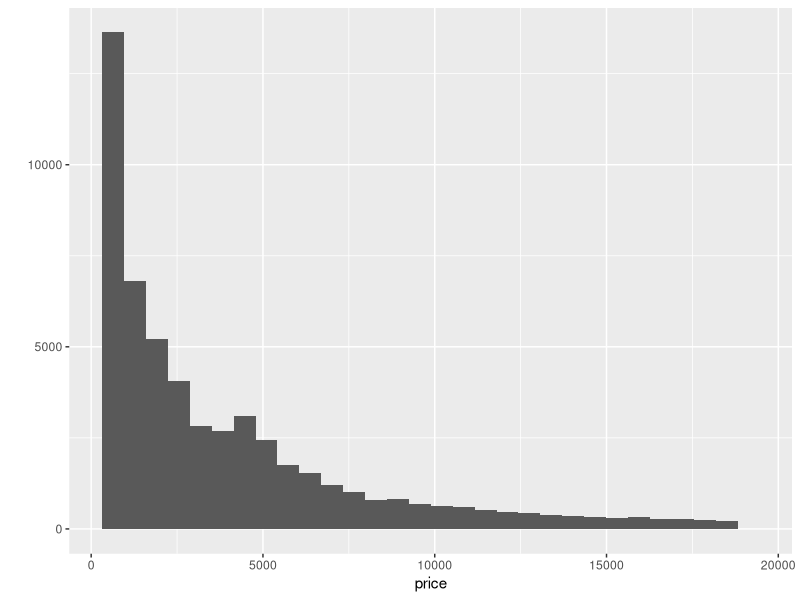
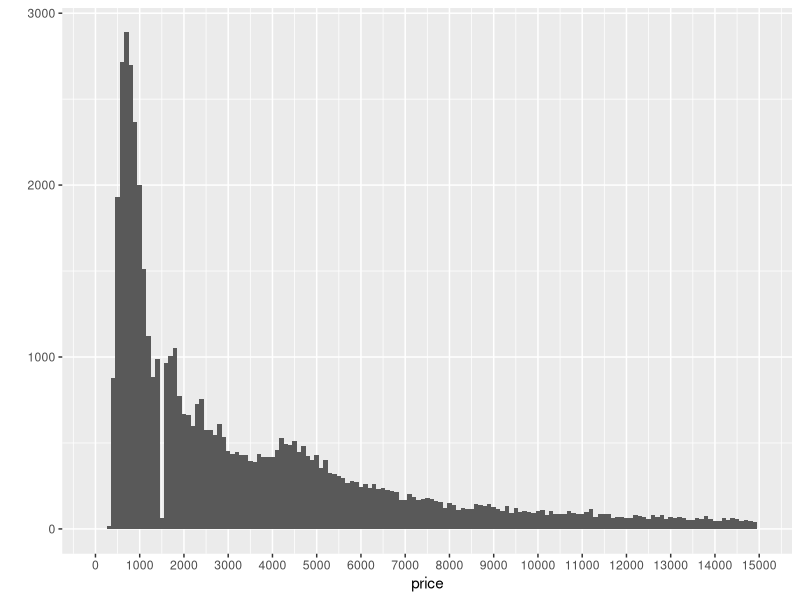
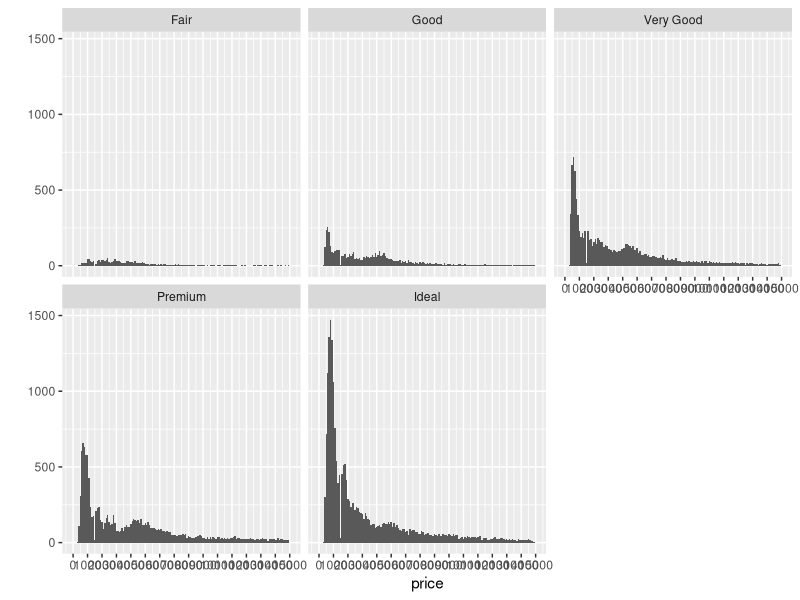
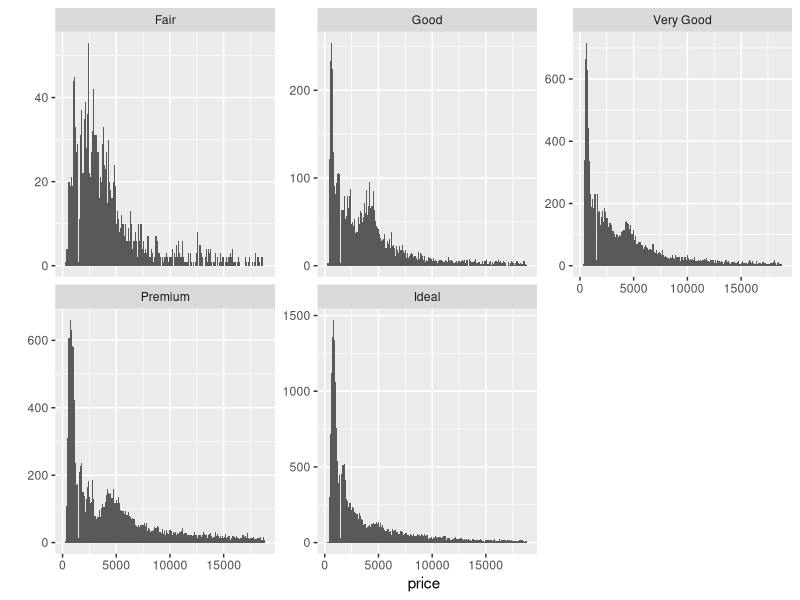
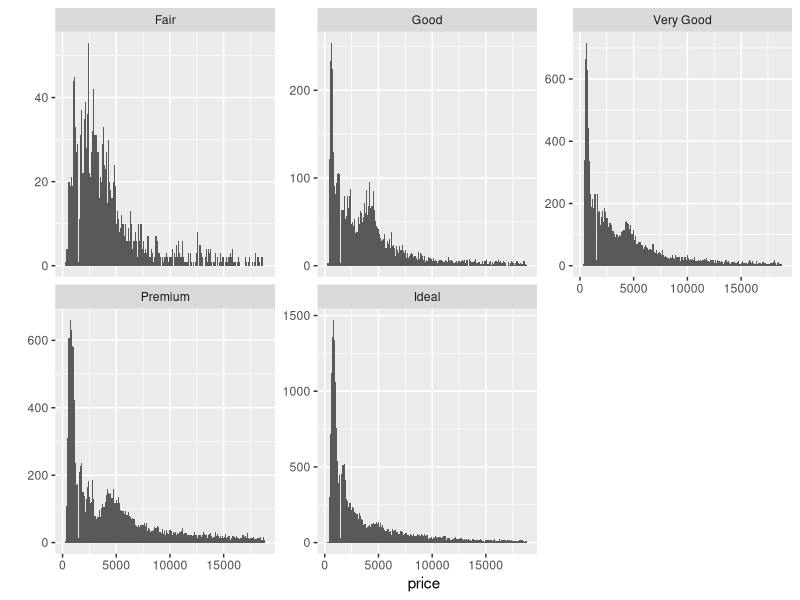
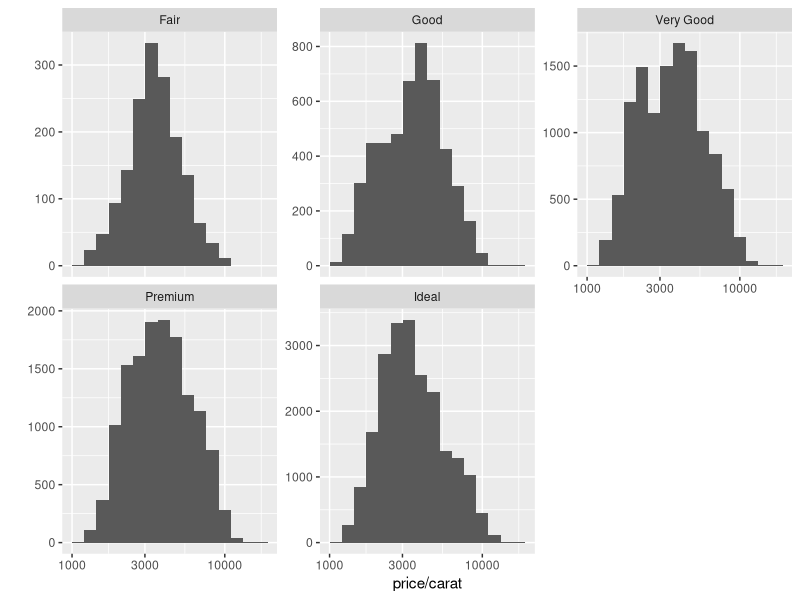
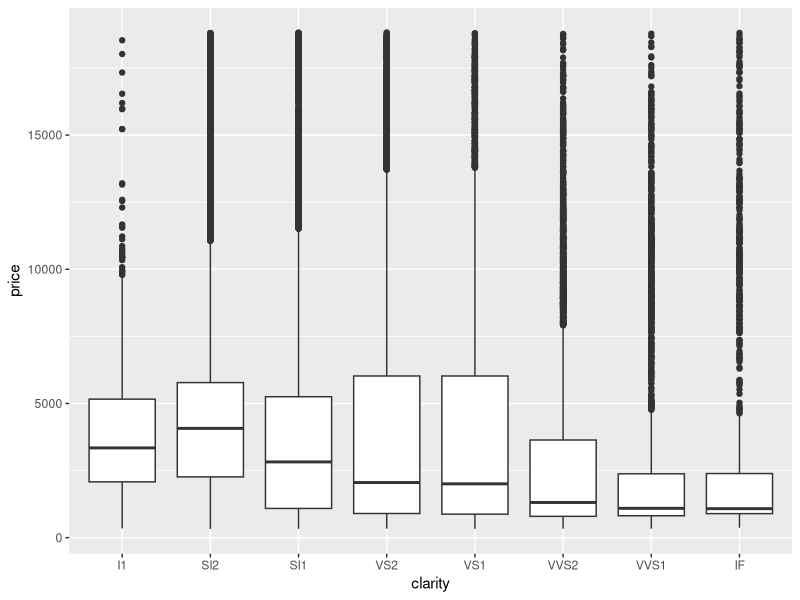
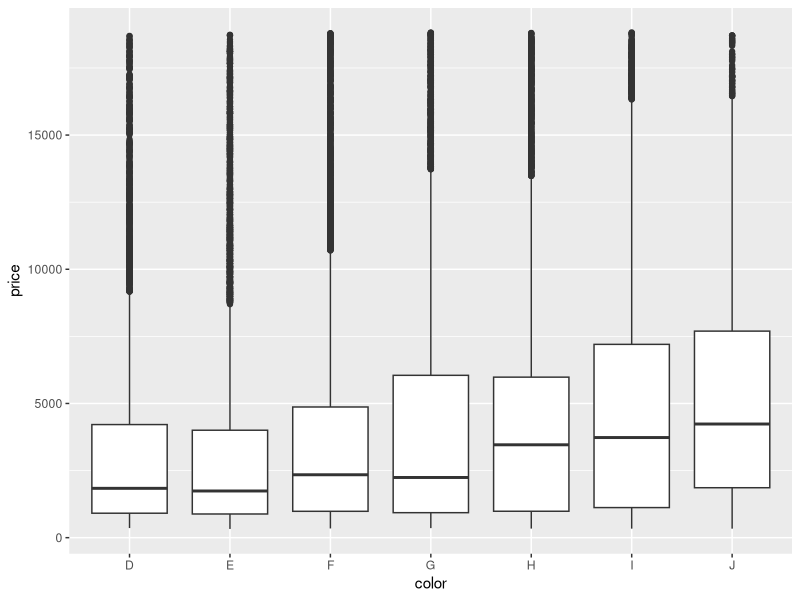

These figures' R source, in order:
library(ggplot2) #must load the ggplot package first
data(diamonds) #loads the diamonds data set since it comes with the ggplot package

summary(diamonds)

diamonds$color

?diamonds

qplot(x = price, data = diamonds)

sum(diamonds$price < 500)
sum(diamonds$price < 250)
sum(diamonds$price >= 15000)

qplot(x = price, data = diamonds, binwidth = 100)+
  scale_x_continuous(limits = c(0,15000), breaks = seq(0,15000,1000))
ggsave('priceHistogram.png')
?ggsave


qplot(x = price, data = diamonds, binwidth = 100)+
  scale_x_continuous(limits = c(0,15000), breaks = seq(0,15000,1000))+
  facet_wrap(~cut, ncol = 3)

getwd()
setwd("D:/Coding/R Programming File/Problem Set - Explore One Variable")
ggsave('priceHistogram_facetByCut.png')

by(diamonds$price, diamonds$cut, summary)

qplot(x = price, data = diamonds, binwidth = 100)+
  facet_wrap(~cut, ncol = 3, scales="free_y")



qplot(x = price, data = diamonds, binwidth = 100)+
  facet_wrap(~cut, ncol = 3, scales="free_y")

qplot(x = price/carat, data = diamonds, binwidth = 0.08)+
  facet_wrap(~cut, ncol = 3, scales="free_y")+
  scale_x_log10()

qplot(x = clarity, y = price, data = diamonds, geom = 'boxplot')
ggsave('boxplot.png')

qplot(x = color, y = price, data = diamonds, geom = 'boxplot')
?diamonds

by(diamonds$price, diamonds$color, summary)

qplot(x = color, y = price/carat, data = diamonds, geom = 'boxplot')

qplot(x = carat, data = diamonds, geom = 'freqpoly')